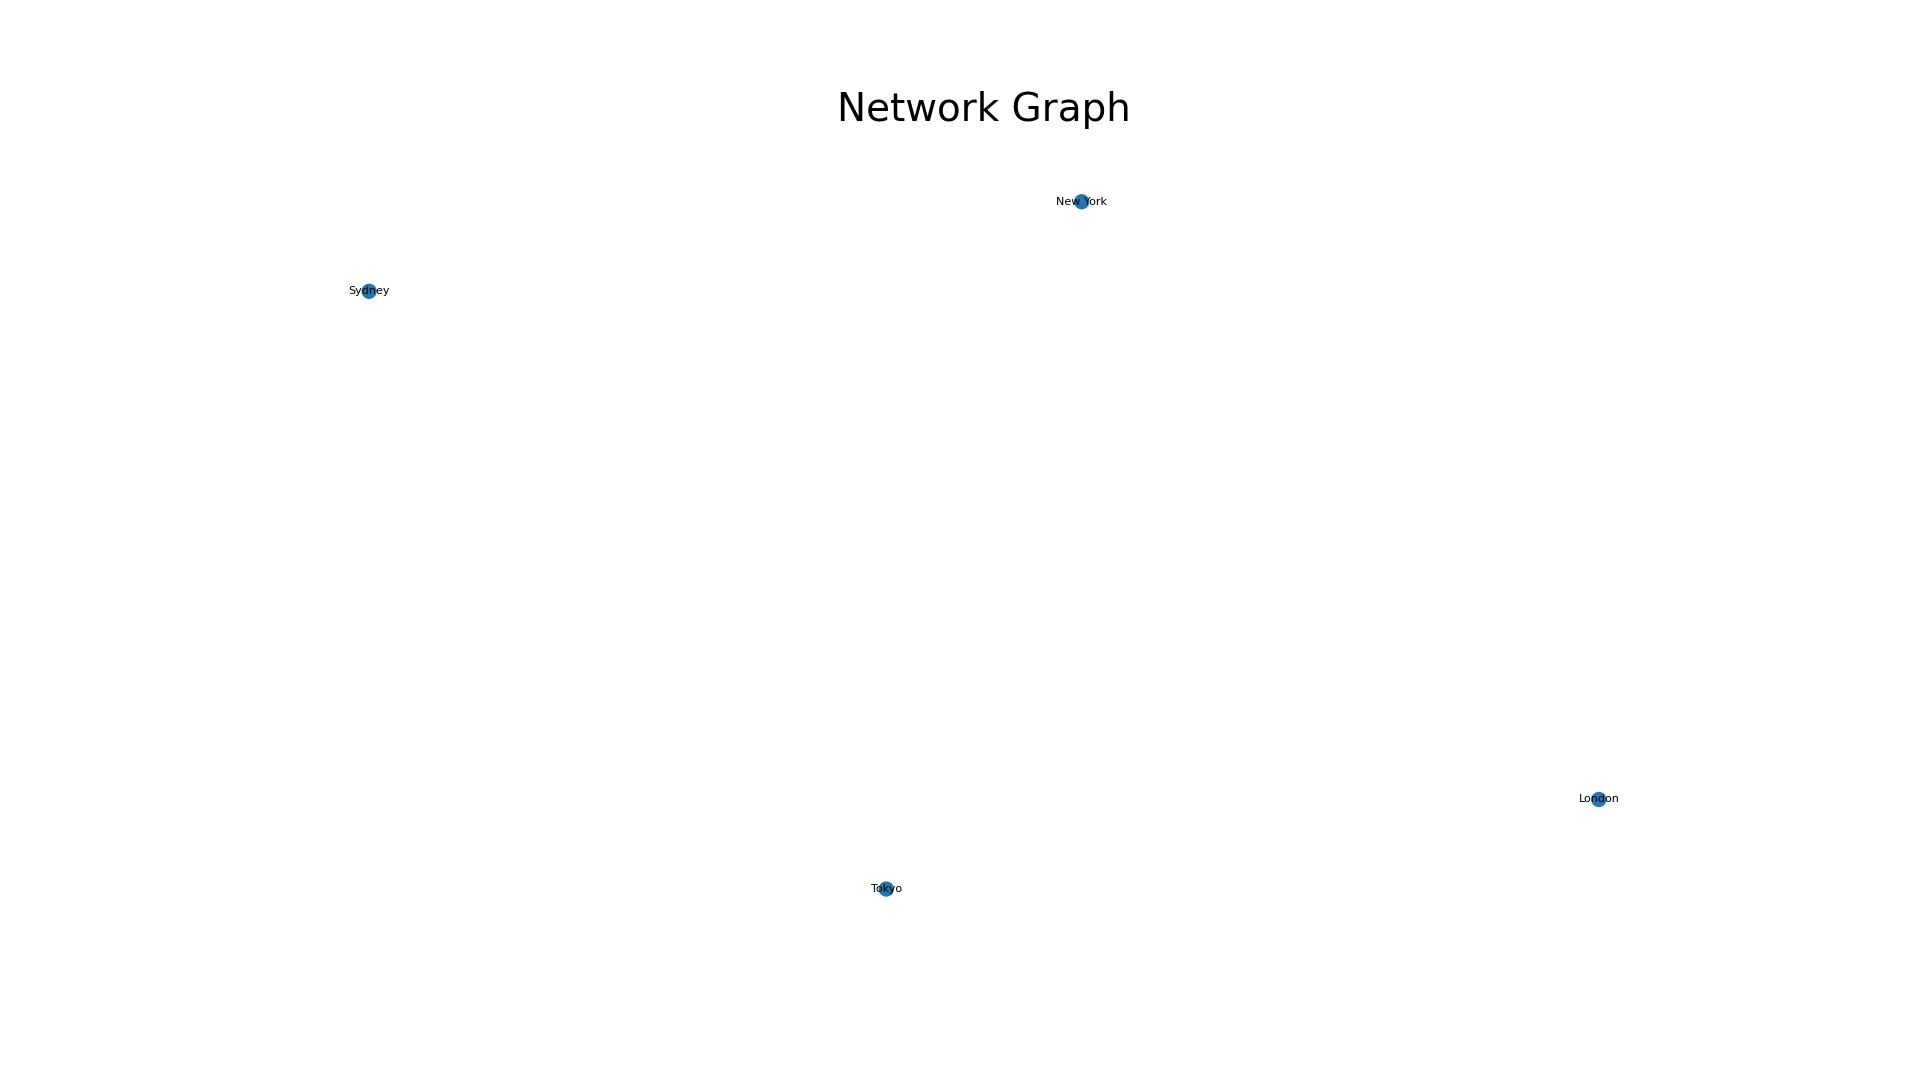

Generate this figure with Python:
"""
Example module for network graph sample data generation and plotting.

This module provides functions to generate and plot sample network data for testing.
"""

import sys
import os
from pathlib import Path
from matplotlib.figure import Figure
import pandas as pd
from sample_data import main as generate_sample_data

sys.path.insert(0, str(Path(__file__).resolve().parents[1] / "src"))


def generate_sample_network_data():
    """Generate and save sample data for a network graph."""
    data = {
        "city_a": ["New York", "London", "Tokyo", "Sydney", "New York"],
        "city_b": ["London", "Tokyo", "Sydney", "New York", "Tokyo"],
        "distance_km": [5585, 9562, 7824, 16027, 10850],
    }
    df = pd.DataFrame(data)
    return df


def plot_sample_network_data() -> Figure:
    """Load a sample DataFrame for testing."""
    from MatplotLibAPI.network import NetworkGraph

    
    pd_df = generate_sample_network_data()
    graph = NetworkGraph.from_pandas_edgelist(
        pd_df, source="city_a", target="city_b", edge_weight_col="distance_km"
    )
    plot_fig = graph.fplot(title="Network Graph")

    return plot_fig


if __name__ == "__main__":
    plot_fig = plot_sample_network_data()
    plot_fig.savefig("examples/network.png")
